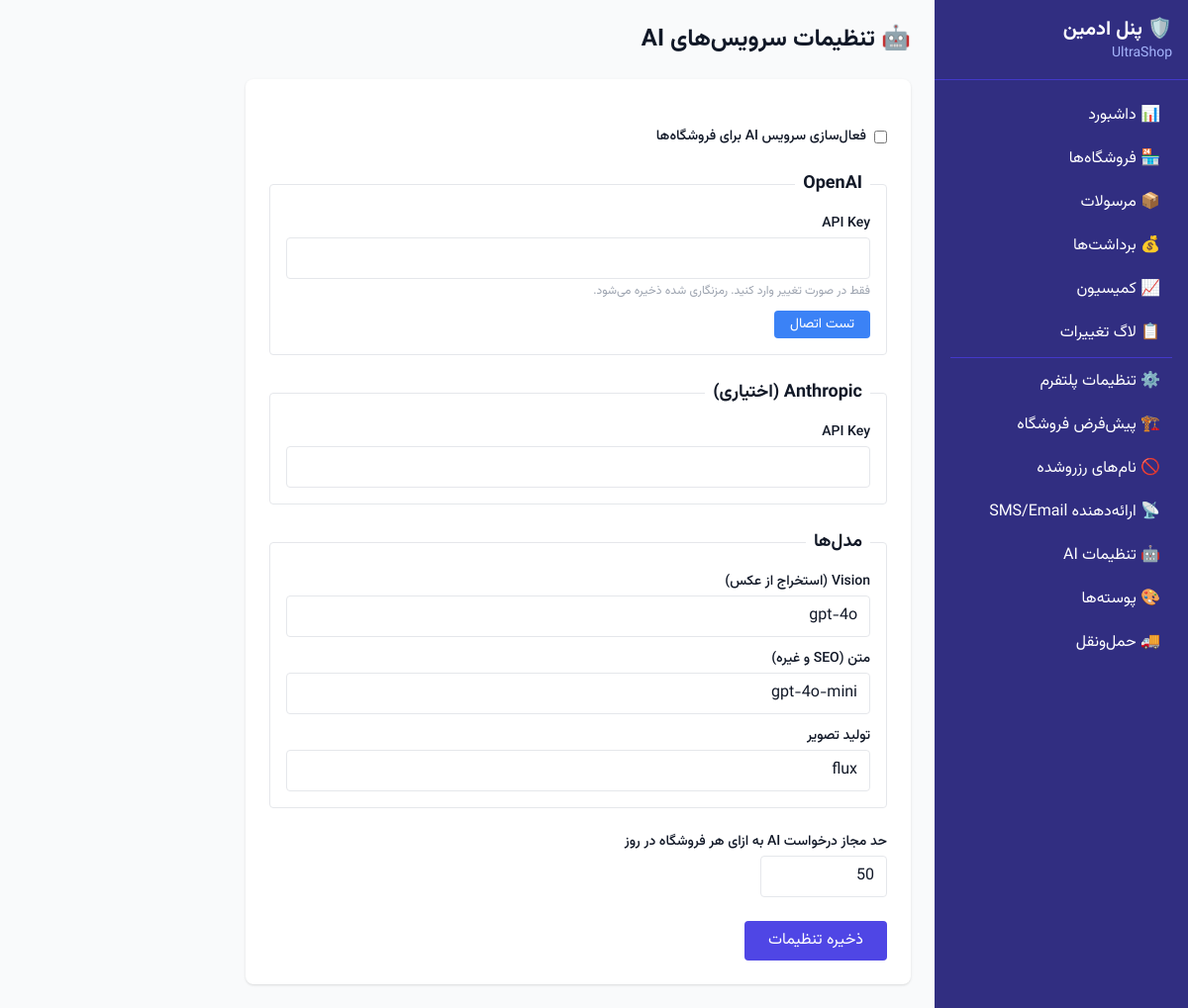
Screenshot of /platform/settings/ai/ (signed in) with the database file from the repository.
### core/models.py (models this page shows, shortened)
class PlatformSettings(models.Model):
    name = models.CharField(max_length=200, default="UltraShop")
    support_email = models.EmailField(default="support@ultra-shop.com")
    terms_url = models.URLField(blank=True, default="")
    privacy_url = models.URLField(blank=True, default="")
    logo = models.ImageField(upload_to="platform/", blank=True, null=True)
    favicon = models.ImageField(upload_to="platform/", blank=True, null=True)
    default_timezone = models.CharField(max_length=50, default="Asia/Tehran")
    default_currency = models.CharField(max_length=10, default="IRR")
    default_guest_checkout = models.BooleanField(default=True)
    reserved_usernames = models.JSONField(
        default=list,
        blank=True,
        help_text="JSON array of reserved subdomain names",
    )
    sms_provider = models.CharField(max_length=50, blank=True, default="")
    sms_api_key_encrypted = models.TextField(blank=True, default="")
    sms_sender = models.CharField(max_length=30, blank=True, default="")
    email_host = models.CharField(max_length=200, blank=True, default="")
    email_port = models.PositiveIntegerField(default=587)
    email_username = models.CharField(max_length=200, blank=True, default="")
    email_password_encrypted = models.TextField(blank=True, default="")
    email_use_tls = models.BooleanField(default=True)
    email_from = models.EmailField(blank=True, default="")
    shipping_enabled = models.BooleanField(default=True)
    openai_api_key_encrypted = models.TextField(blank=True, default="")
    anthropic_api_key_encrypted = models.TextField(blank=True, default="")
    vision_model = models.CharField(max_length=80, default="gpt-4o")
    text_model = models.CharField(max_length=80, default="gpt-4o-mini")
    image_gen_model = models.CharField(max_length=80, default="flux")
    ai_enabled = models.BooleanField(default=False)
    rate_limit_per_store_daily = models.PositiveIntegerField(default=50)
    class Meta:
        db_table = "platform_settings"
        verbose_name_plural = "Platform Settings"
    @classmethod
    def load(cls):
        obj, _ = cls.objects.get_or_create(pk=1)
        return obj

### platform_admin/views.py (the view, shortened to what this page needs)
# urls.py: path("settings/ai/", views.AISettingsView.as_view(), name="ai-settings"),
class AISettingsView(PlatformAdminMixin, TemplateView):
    template_name = "platform_admin/ai_settings.html"
    def get_context_data(self, **kwargs):
        ctx = super().get_context_data(**kwargs)
        ctx["settings"] = PlatformSettings.load()
        ps = ctx["settings"]
        ctx["openai_key_set"] = bool(ps.openai_api_key_encrypted)
        ctx["anthropic_key_set"] = bool(ps.anthropic_api_key_encrypted)
        return ctx

### core/context_processors.py (called while the page is built)
def platform_settings(request):
    try:
        ps = PlatformSettings.load()
    except Exception:
        ps = None
    return {"platform_settings": ps}

### platform_admin/views.py (called while the page is built)
    def test_func(self):
        return self.request.user.groups.filter(name="PlatformAdmin").exists() or self.request.user.is_superuser

### templates/platform_admin/ai_settings.html (shortened to what this page needs)
{% extends "platform_admin/base.html" %}
{% block content %}
<h2 class="text-2xl font-bold mb-6">🤖 تنظیمات سرویس‌های AI</h2>
<form method="post" class="bg-white rounded-lg shadow p-6 max-w-2xl space-y-6">
    <div class="flex items-center gap-2">
        <input type="checkbox" name="ai_enabled" id="ai_enabled" {% if settings.ai_enabled %}checked{% endif %}>
        <label for="ai_enabled" class="text-sm font-medium">فعال‌سازی سرویس AI برای فروشگاه‌ها</label>
    </div>
    <fieldset class="border rounded p-4">
        <legend class="text-lg font-semibold px-2">OpenAI</legend>
        <div class="space-y-3">
            <div>
                <label class="block text-sm font-medium mb-1">API Key</label>
                <input type="password" name="openai_api_key" placeholder="{% if openai_key_set %}(تنظیم شده){% endif %}"
                       class="w-full border rounded px-3 py-2">
                <p class="text-xs text-gray-400 mt-1">فقط در صورت تغییر وارد کنید. رمزنگاری شده ذخیره می‌شود.</p>
            </div>
            <button type="button" onclick="testAI()" class="bg-blue-500 text-white px-4 py-1 rounded text-sm hover:bg-blue-600">
                تست اتصال
            </button>
        </div>
    </fieldset>
    <fieldset class="border rounded p-4">
        <legend class="text-lg font-semibold px-2">Anthropic (اختیاری)</legend>
        <div>
            <label class="block text-sm font-medium mb-1">API Key</label>
            <input type="password" name="anthropic_api_key" placeholder="{% if anthropic_key_set %}(تنظیم شده){% endif %}"
                   class="w-full border rounded px-3 py-2">
        </div>
    </fieldset>
    <fieldset class="border rounded p-4">
        <legend class="text-lg font-semibold px-2">مدل‌ها</legend>
        <div class="grid grid-cols-1 gap-3">
            <div>
                <label class="block text-sm font-medium mb-1">Vision (استخراج از عکس)</label>
                <input type="text" name="vision_model" value="{{ settings.vision_model }}" class="w-full border rounded px-3 py-2" placeholder="gpt-4o">
            </div>
            <div>
                <label class="block text-sm font-medium mb-1">متن (SEO و غیره)</label>
                <input type="text" name="text_model" value="{{ settings.text_model }}" class="w-full border rounded px-3 py-2" placeholder="gpt-4o-mini">
            </div>
            <div>
                <label class="block text-sm font-medium mb-1">تولید تصویر</label>
                <input type="text" name="image_gen_model" value="{{ settings.image_gen_model }}" class="w-full border rounded px-3 py-2" placeholder="flux">
            </div>
        </div>
    </fieldset>
    <div>
        <label class="block text-sm font-medium mb-1">حد مجاز درخواست AI به ازای هر فروشگاه در روز</label>
        <input type="number" name="rate_limit_per_store_daily" min="1" value="{{ settings.rate_limit_per_store_daily }}" class="w-32 border rounded px-3 py-2">
    </div>
    <button type="submit" class="bg-indigo-600 text-white px-6 py-2 rounded hover:bg-indigo-700">ذخیره تنظیمات</button>
</form>
{% endblock %}

### templates/platform_admin/base.html (shortened to what this page needs)
{% extends "base.html" %}
{% block body %}
<div class="flex min-h-screen">
    <aside class="w-64 bg-indigo-900 text-white flex-shrink-0">
        <div class="p-4 border-b border-indigo-700">
            <h1 class="text-xl font-bold">🛡️ پنل ادمین</h1>
            <p class="text-indigo-300 text-sm">{{ platform_settings.name|default:"UltraShop" }}</p>
        </div>
        <nav class="p-4 space-y-1">
            <a href="{% url 'platform_admin:dashboard' %}" class="block px-3 py-2 rounded hover:bg-indigo-800">📊 داشبورد</a>
            <a href="{% url 'platform_admin:store-list' %}" class="block px-3 py-2 rounded hover:bg-indigo-800">🏪 فروشگاه‌ها</a>
            <a href="{% url 'platform_admin:shipment-list' %}" class="block px-3 py-2 rounded hover:bg-indigo-800">📦 مرسولات</a>
            <a href="{% url 'platform_admin:payout-list' %}" class="block px-3 py-2 rounded hover:bg-indigo-800">💰 برداشت‌ها</a>
            <a href="{% url 'platform_admin:commission-report' %}" class="block px-3 py-2 rounded hover:bg-indigo-800">📈 کمیسیون</a>
            <a href="{% url 'platform_admin:audit-log' %}" class="block px-3 py-2 rounded hover:bg-indigo-800">📋 لاگ تغییرات</a>
            <hr class="border-indigo-700 my-2">
            <a href="{% url 'platform_admin:settings' %}" class="block px-3 py-2 rounded hover:bg-indigo-800">⚙️ تنظیمات پلتفرم</a>
            <a href="{% url 'platform_admin:default-settings' %}" class="block px-3 py-2 rounded hover:bg-indigo-800">🏗️ پیش‌فرض‌ فروشگاه</a>
            <a href="{% url 'platform_admin:reserved-usernames' %}" class="block px-3 py-2 rounded hover:bg-indigo-800">🚫 نام‌های رزروشده</a>
            <a href="{% url 'platform_admin:provider-config' %}" class="block px-3 py-2 rounded hover:bg-indigo-800">📡 ارائه‌دهنده SMS/Email</a>
            <a href="{% url 'platform_admin:ai-settings' %}" class="block px-3 py-2 rounded hover:bg-indigo-800">🤖 تنظیمات AI</a>
            <a href="{% url 'platform_admin:theme-preset-list' %}" class="block px-3 py-2 rounded hover:bg-indigo-800">🎨 پوسته‌ها</a>
            <a href="{% url 'platform_admin:carrier-list' %}" class="block px-3 py-2 rounded hover:bg-indigo-800">🚚 حمل‌ونقل</a>
        </nav>
    </aside>
    <main class="flex-1 p-6">
        {% block content %}{% endblock %}
    </main>
</div>
{% endblock %}

### templates/base.html (style rules this page uses)
body { font-family: 'Vazirmatn', Tahoma, sans-serif; }
[dir="rtl"] { direction: rtl; text-align: right; }

### rows the page displays
PlatformSettings: name "UltraShop", vision_model "gpt-4o", text_model "gpt-4o-mini", image_gen_model "flux", rate_limit_per_store_daily "50"
